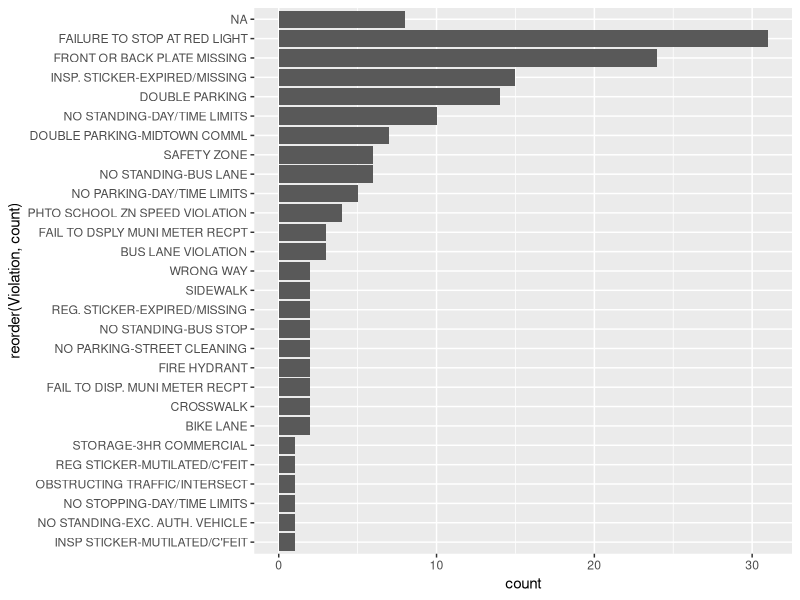
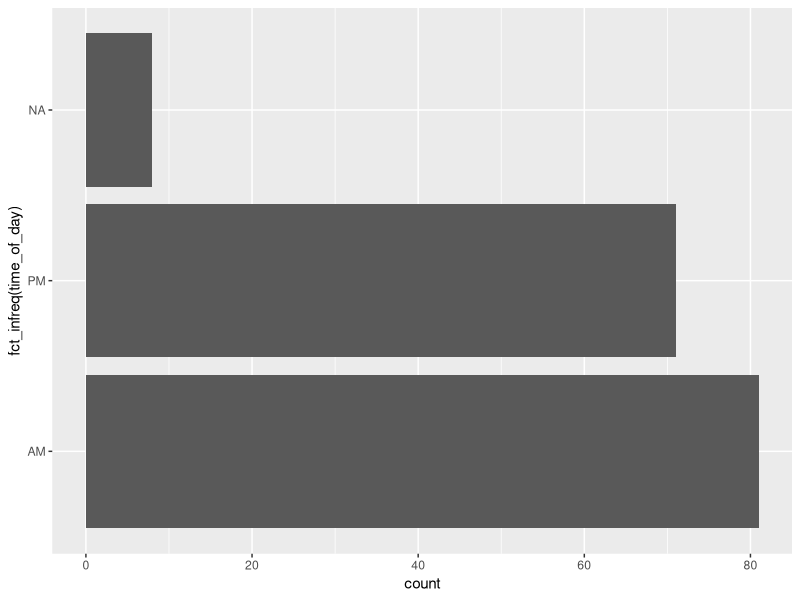
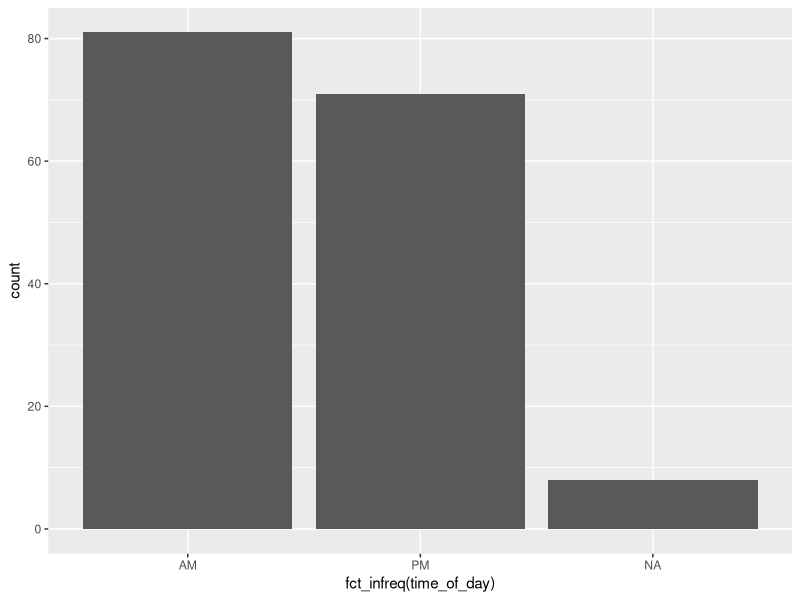

The R source for these figures, in order:
## ---- chunk 1
library(tidyverse) #better for data analysis and data science for basic r
df <- read_csv("Sanitation_Salvage_Truck_Violations_20250725.csv")
violation_type <- df |> group_by(Violation) |>
  summarize(count = n())
ggplot(violation_type, aes(x = count, y = reorder(Violation, count))) + 
  geom_col()
## ---- chunk 2
df <- df |>
  mutate(time_of_day = ifelse(str_detect(`Violation Time`, "A"), "AM", "PM"))
# this creates a new column

ggplot(df, aes(y = fct_infreq(time_of_day))) + geom_bar()

ggplot(df, aes(x = fct_infreq(time_of_day))) + geom_bar()


